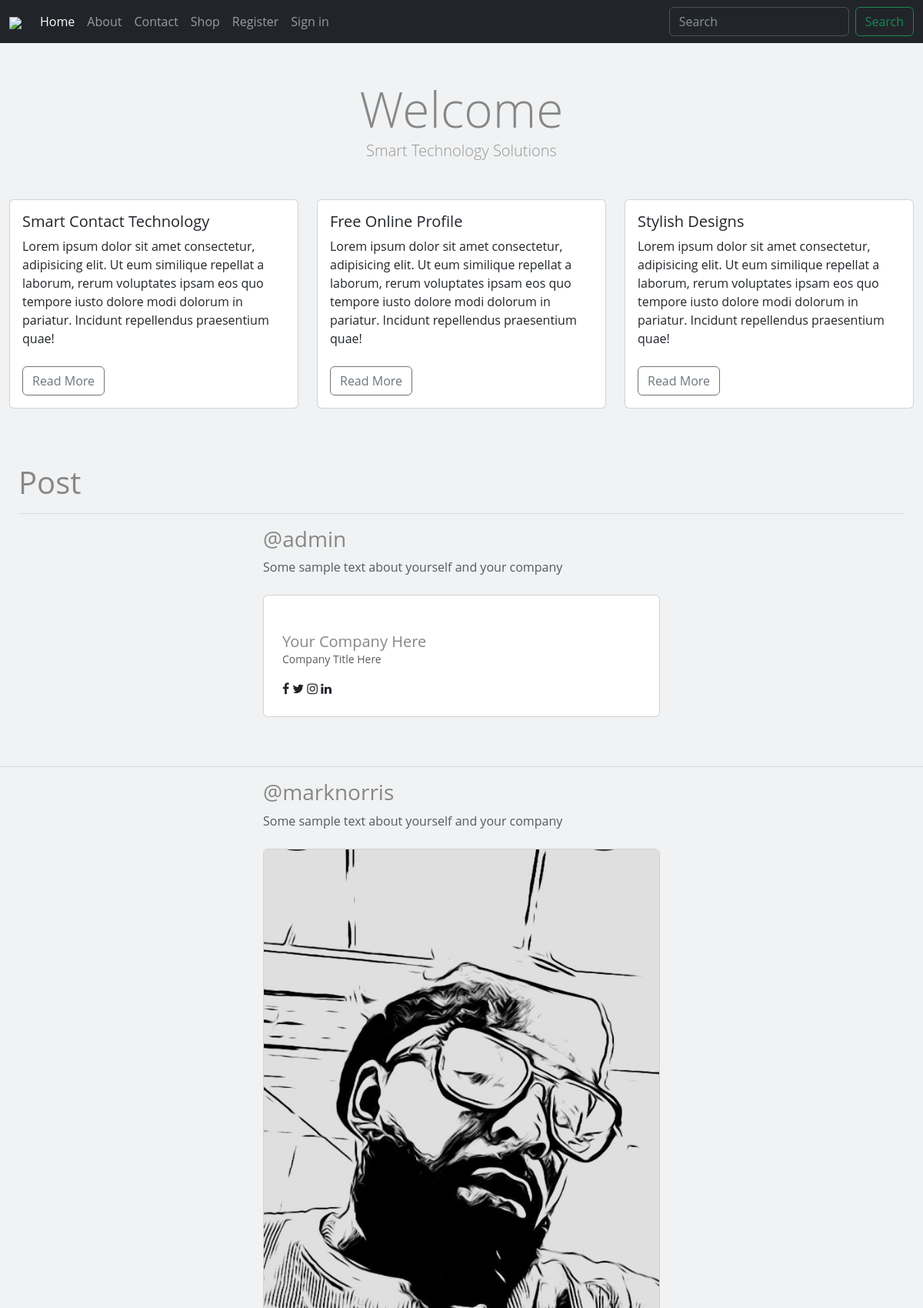
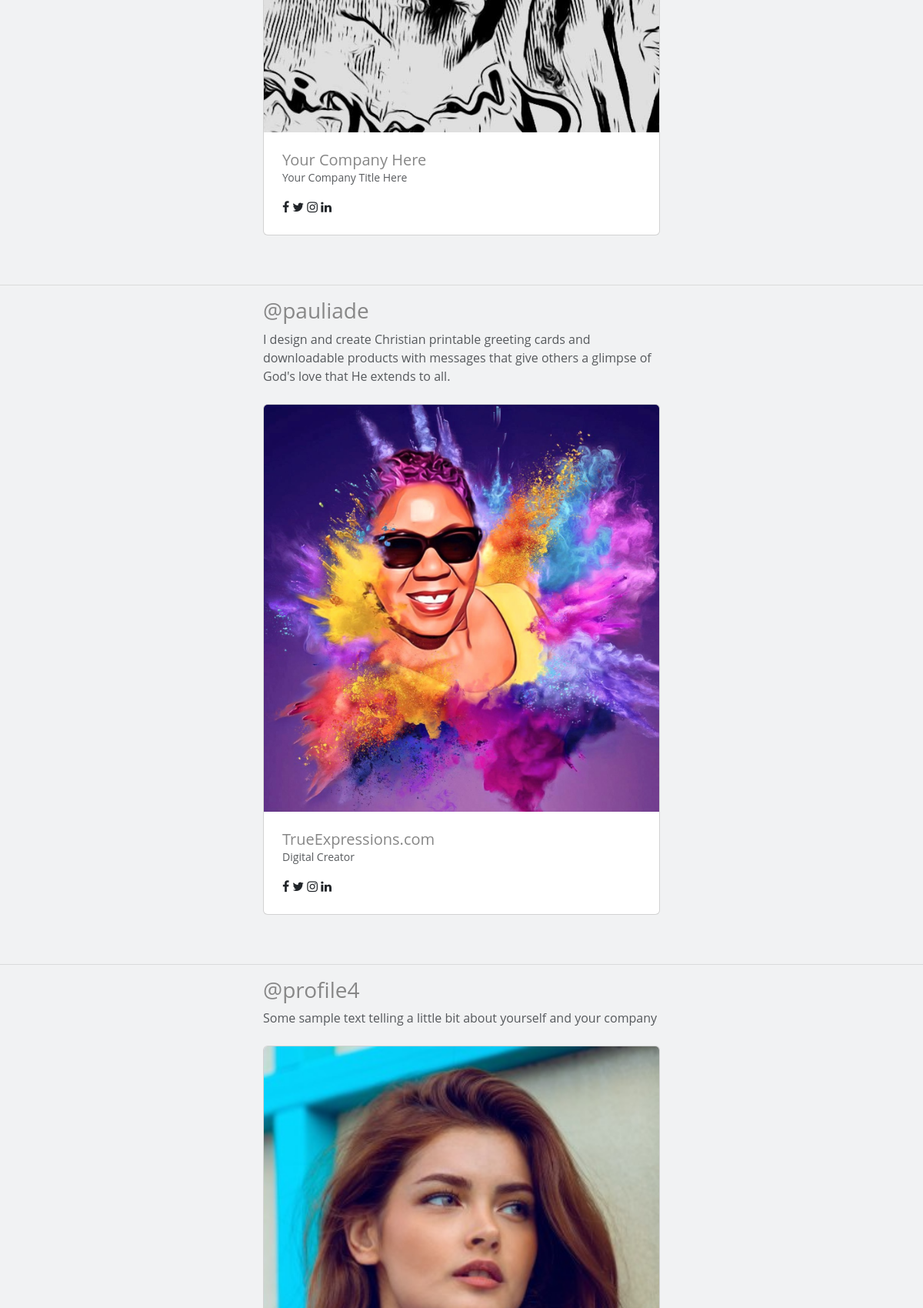
The page / (upper part) on the database its author committed (2 pictures, top to bottom).
### members/models.py (models this page shows, shortened)
class Post(models.Model):
    user = models.OneToOneField(User, on_delete=models.CASCADE)
    username = models.CharField(max_length=50, blank=True, default='@')
    full_name = models.CharField(max_length=100, blank=False)
    profile_picture = models.ImageField( upload_to='images/profile',null=False ,blank=False, default='media/images/profile/defaultBizman_5lfB6OA.jpg')
    business = models.CharField(max_length=100, blank=False)
    phone_number = models.CharField(max_length=20, blank=True)
    email_address = models.EmailField(max_length=100, blank=True)
    website = models.URLField(blank=True)
    job_title = models.CharField(max_length=100, blank=True)
    about = models.CharField(max_length=300, blank=True)
    background_banner = models.ImageField( upload_to='images/profile',null=False, blank=False, default='media/images/profile/TapNCard_Default_Profile_Banner_zZkKI0A.png')
    facebook = models.URLField(blank=False, default="http://www.facebook.com/username")
    instagram = models.URLField(blank=True, default="http://www.instagram.com/username")
    tiktok = models.URLField(blank=True, default="http://www.tiktok.com/username")
    twitter = models.URLField(blank=True, default="http://www.twitter.com/username")
    linkedin = models.URLField(blank=True, default="http://www.linkedin.com/username")
    paypal = models.URLField(blank=True, default="http://www.paypal.com/username")
    cashapp = models.URLField(blank=True, default="http://www.cashapp.com/username")
    snap = models.URLField(blank=True, default="http://www.snapchat.com/username")
    discord = models.URLField(blank=True, default="http://www.discord.com/username")
    twitch = models.URLField(blank=True, default="http://www.twitch.com/username")
    spotify = models.URLField(blank=True, default="http://www.spotify.com/username")
    apple_music = models.URLField(blank=True, default="http://www.applemusic.com/username")
    sound_cloud = models.URLField(blank=True, default="http://www.soundcloud.com/username")

### main/views.py (the view)
# urls.py: path('', HomeView.as_view(), name='home'),
class HomeView(ListView):
    model = Post
    template_name = 'main/home.html'
    context_object_name = 'posts'
    def get_context_data(self, **kwargs):
        context = super().get_context_data(**kwargs)
        post = Post.objects.first()  # Replace this with your actual logic
        context['post'] = post
        return context

### main/templates/main/home.html (shortened to what this page needs)
{% extends 'base.html'  %}
{% load static %}
{% block content %}
<section id="header" class="jumbotron text-center">
    <br><br>
    <h3 class="display-3">Welcome</h3>
    {% if user.is_authenticated %}
        {% if user.pk %}
          <p class="lead">{{ user.post.username }}</p>
          <p class="lead">{{ user.post.business }}</p>
        {% endif %}
    {% else %}
        <p class="lead">Smart Technology Solutions</p>
    {% endif %}
</section>
<br><br>
<section id="gallery">
 <div class="container">
   <div class="row">
   <div class="col-lg-4 mb-4">
   <div class="card">
     <div class="card-body">
       <h5 class="card-title">Smart Contact Technology</h5>
       <p class="card-text">Lorem ipsum dolor sit amet consectetur, adipisicing elit. Ut eum similique repellat a laborum, rerum voluptates ipsam eos quo tempore iusto dolore modi dolorum in pariatur. Incidunt repellendus praesentium quae!</p>
      <br>
       <a href="" class="btn btn-outline-secondary">Read More</a>
     </div>
    </div>
   </div>
 <div class="col-lg-4 mb-4">
 <div class="card">
     <div class="card-body">
       <h5 class="card-title">Free Online Profile</h5>
       <p class="card-text">Lorem ipsum dolor sit amet consectetur, adipisicing elit. Ut eum similique repellat a laborum, rerum voluptates ipsam eos quo tempore iusto dolore modi dolorum in pariatur. Incidunt repellendus praesentium quae!</p>
       <br>
       <a href="" class="btn btn-outline-secondary">Read More</a>
     </div>
     </div>
   </div>
   <div class="col-lg-4 mb-4">
   <div class="card">
     <div class="card-body">
       <h5 class="card-title">Stylish Designs</h5>
       <p class="card-text">Lorem ipsum dolor sit amet consectetur, adipisicing elit. Ut eum similique repellat a laborum, rerum voluptates ipsam eos quo tempore iusto dolore modi dolorum in pariatur. Incidunt repellendus praesentium quae!</p>
       <br>
       <a href="" class="btn btn-outline-secondary">Read More</a>
     </div>
    </div>
   </div>
 </div>
 <br><br>
  <div class="container-fluid">
  <h1>Post</h1>
  <hr/>
  {% for post in posts %}
        <div class="container-sm" style="max-width: 540px; max-height: 100%vh;">
          <a href="{% url 'profile' post.pk %}" style="text-decoration: none;"><h3 class="font-weight-bold mb-2">{{post.username}}</h3></a>
        <p class="font-italic text-muted mb-4">{{ post.about }}</p>
        <div class="card "><a href="{% url 'profile' post.pk %}"><img src="{{ post.profile_picture.url }}" alt="" class="w-100 card-img-top"></a>
          <div class="p-4">
            <h5 class="mb-0">{{post.business}}</h5>
            <p class="small text-muted">{{post.job_title}}</p>
            <ul class="social mb-0 list-inline mt-3">
              <li class="list-inline-item m-0"><a href="{{ post.facebook }}" class="social-link"><i class="fa fa-facebook-f"></i></a></li>
              <li class="list-inline-item m-0"><a href="{{ post.twitter }}" class="social-link"><i class="fa fa-twitter"></i></a></li>
              <li class="list-inline-item m-0"><a href="{{ post.instagram }}" class="social-link"><i class="fa fa-instagram"></i></a></li>
              <li class="list-inline-item m-0"><a href="{{ post.linkedin }}" class="social-link"><i class="fa fa-linkedin"></i></a></li>
            </ul>
          </div>
        </div>
      </div>
    </div>
  </div>
  <br><br><hr>
    {% endfor %}
  {% endblock  %}

### main/static/main/css/custom.css (style rules this page uses)
body { padding: 0; margin: 0; color: #959595; }
h1, h2, h3, h4, h5, h6 { color: #878787; }

### main/static/main/css/style.css (style rules this page uses)
h1, h2, h3, h4, h5, h6, div, input, p, a { font-family: "Open Sans"; margin: 0px; }
a, a:hover, a:focus { color: inherit; }
body { background-color: #F1F2F3; }
.container-fluid, .container { max-width: 1200px; }

### rows shown on the page
Post: username "@admin", about "Some sample text about yourself and your company", business "Your Company Here", job_title "Company Title Here"
Post: username "@marknorris", about "Some sample text about yourself and your company", profile_picture (picture), business "Your Company Here", job_title "Your Company Title Here"
Post: username "@pauliade", about "I design and create Christian printable greeting cards and downloadable products with messages that give others a glimpse of God's love that He extends to all.", profile_picture (picture), business "TrueExpressions.com", job_title "Digital Creator"
Post: username "@profile4", about "Some sample text telling a little bit about yourself and your company", profile_picture (picture)
